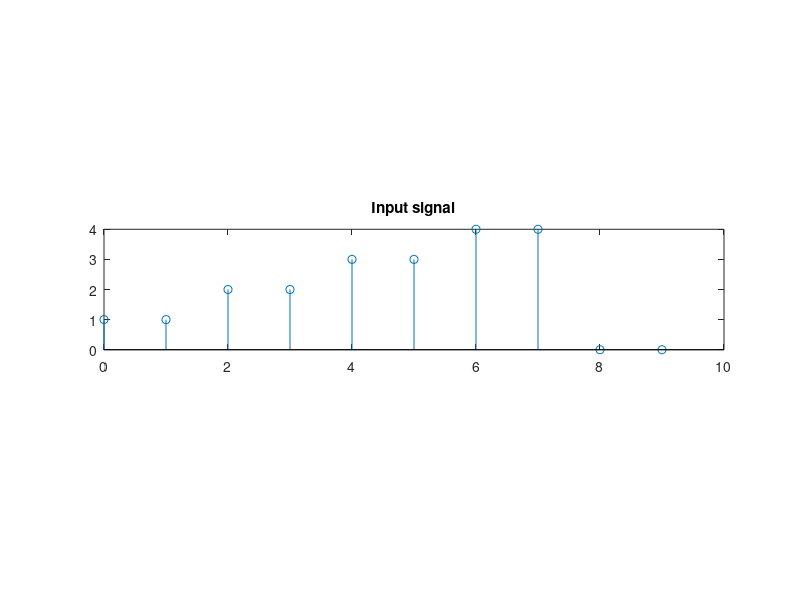

Source code (MATLAB): (Note: this script raises an error after producing the figure.)
input_signal = [1 1 2 2 3 3 4 4 0 0];
len = length(input_signal);
n = 0:len-1;
subplot(3, 1, 2);
stem(n, input_signal);
title('Input signal');
output_dft = calculate_dft(input_signal, -1, len, 1);
subplot(3, 1, 1);
stem(n, abs(output_dft));
title('check DFT symmetry property');

%shifting property, 2 unit advance

shift  = 2;
output_dft_shift = zeros(1, len);
for i=1:len
    output_dft_shift(i) = exp(-1*j*2*pi*shift*i/len)*output_dft(i);
end


inverse_shift_dft = calculate_dft(output_dft_shift, 1, len, len);
subplot(3, 1, 3);
stem(n, abs(inverse_shift_dft));
title('Shift input');
